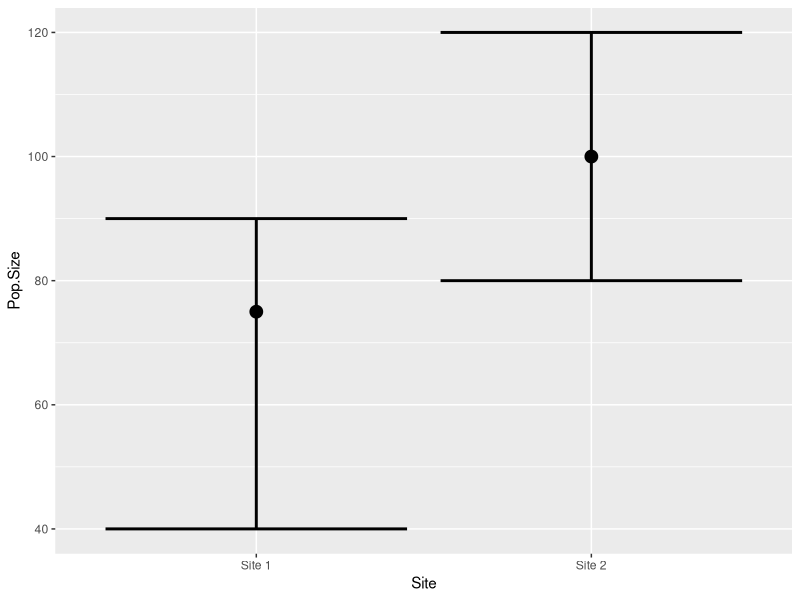
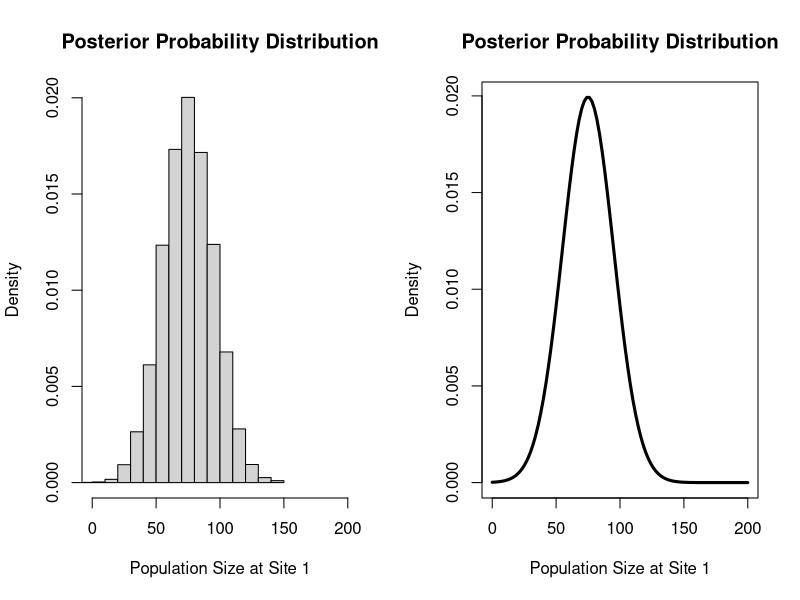
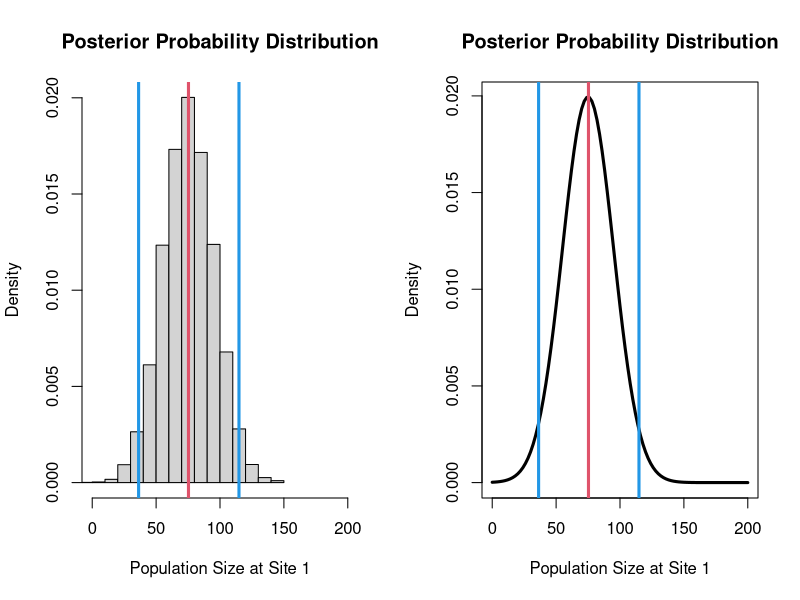
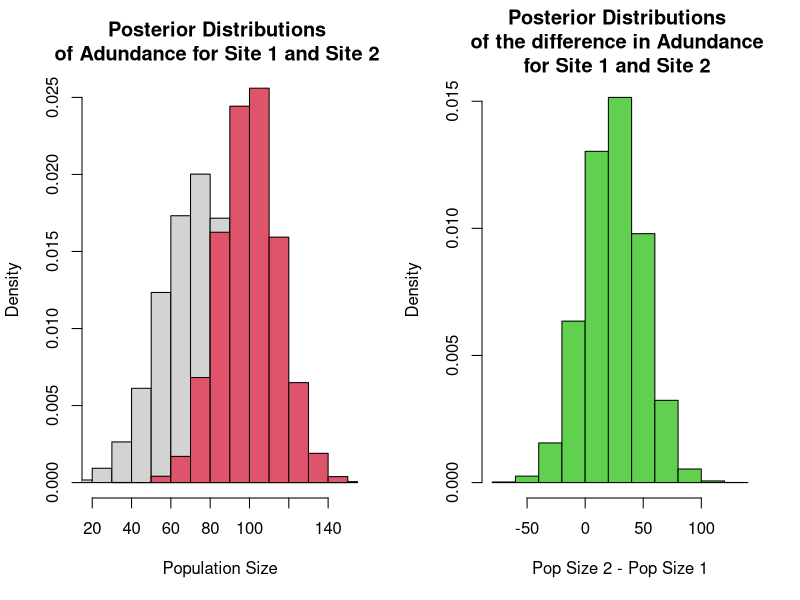
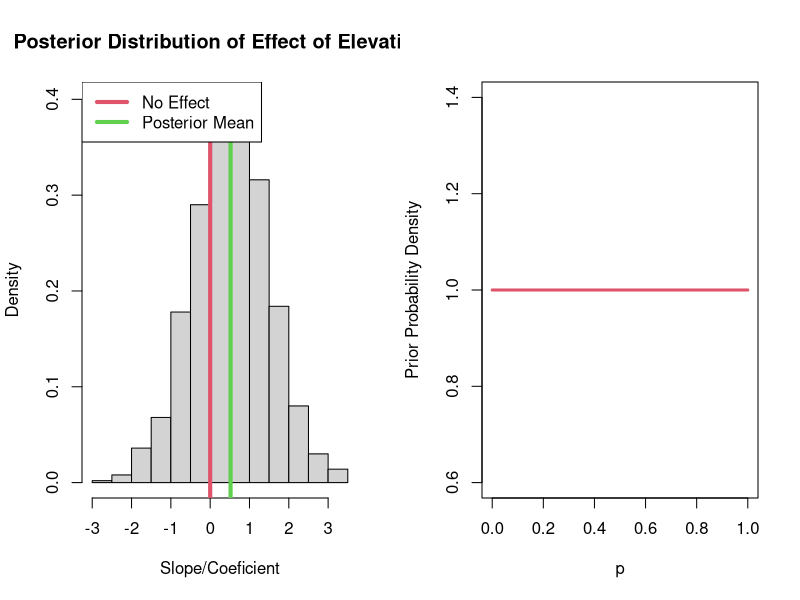
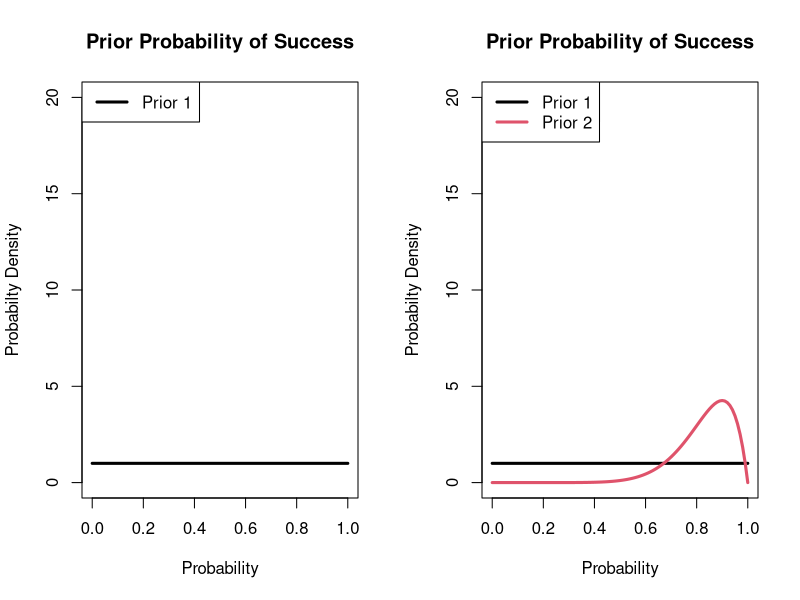
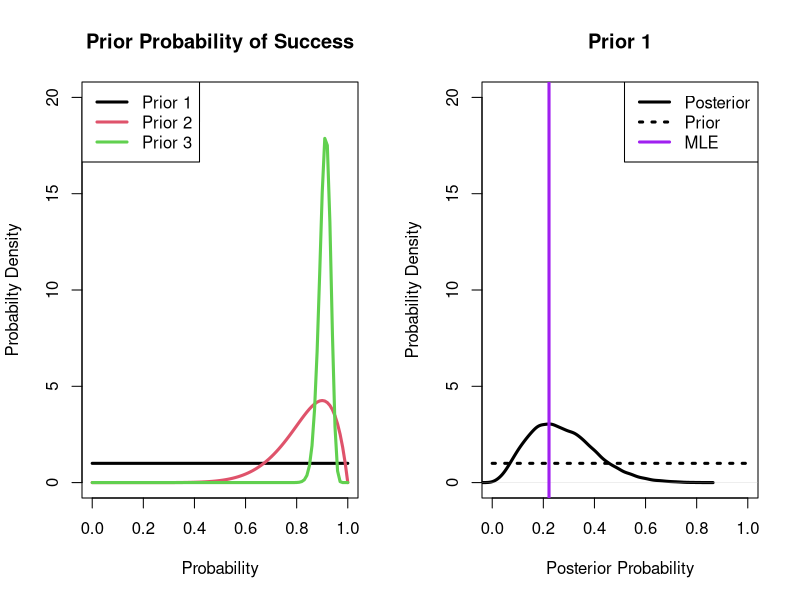
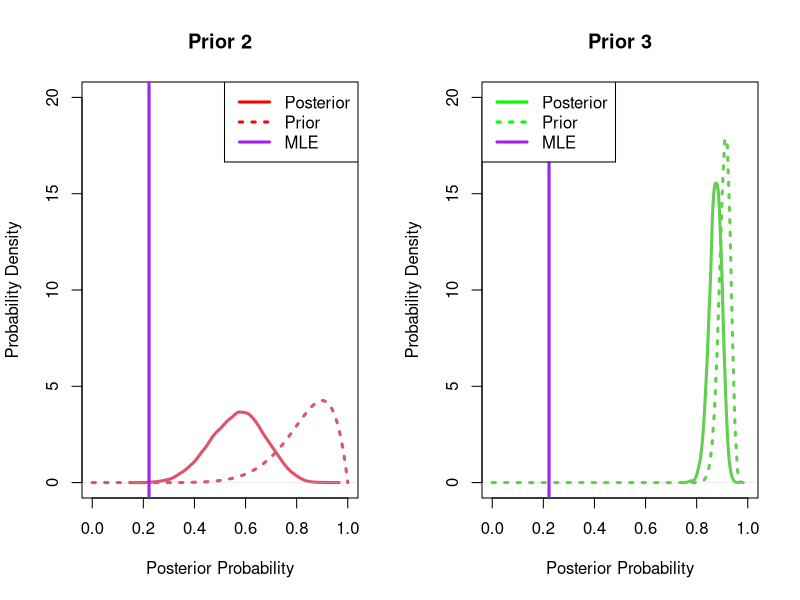

Write R code to recreate these figures, in order.
## ---- eval=TRUE,echo=FALSE-----------------------------------
set.seed(923874)                 # Create example data
data <- data.frame(Site = c("Site 1","Site 2"),
                         Pop.Size = c(75,100),
                         lower = c(40,80),
                         upper = c(90,120))

library("ggplot2")
ggplot(data, aes(Site, Pop.Size)) +        # ggplot2 plot with confidence intervals
  geom_point(cex=4) +
  geom_errorbar(aes(ymin = lower, ymax = upper),size = 1)



## ---- eval=TRUE,echo=FALSE-----------------------------------
set.seed(5435)
rnorm(10,75,20)


## ---- eval=TRUE,echo=FALSE,fig.align='center'----------------
par(mfrow=c(1,2))
set.seed(54354)
post1=rnorm(10000,75,20)
hist(post1,xlim=c(0,200),freq=FALSE,main="Posterior Probability Distribution",xlab="Population Size at Site 1")
curve(dnorm(x,75,20),xlim=c(0,200),main="Posterior Probability Distribution",ylab="Density",lwd=3,xlab="Population Size at Site 1")


## ---- eval=TRUE,echo=FALSE-----------------------------------
set.seed(5435)
rnorm(10,75,20)


## ---- eval=TRUE,echo=FALSE,fig.align='center'----------------
par(mfrow=c(1,2))
hist(post1,xlim=c(0,200),freq=FALSE,main="Posterior Probability Distribution",xlab="Population Size at Site 1")
abline(v=mean(post1),lwd=3,col=2)
abline(v=quantile(post1,probs=c(0.025,0.975)),lwd=3,col=4)
curve(dnorm(x,75,20),xlim=c(0,200),main="Posterior Probability Distribution",ylab="Density",lwd=3,xlab="Population Size at Site 1")
abline(v=mean(post1),lwd=3,col=2)
abline(v=quantile(post1,probs=c(0.025,0.975)),lwd=3,col=4)



## ---- eval=TRUE,echo=FALSE, fig.align='center'---------------
par(mfrow=c(1,2))
set.seed(4345)
post1=post1
post2=rnorm(10000,100,15)
hist(post1,freq=FALSE,xlim=c(20,150),ylim=c(0,0.025),main="Posterior Distributions \nof Adundance for Site 1 and Site 2 ",
     xlab="Population Size")
hist(post2,freq=FALSE,xlim=c(20,150),add=TRUE,col=2)
diff=post2-post1
hist(diff,freq=FALSE,col=3,main="Posterior Distributions \nof the difference in Adundance \nfor Site 1 and Site 2 ",
     xlab="Pop Size 2 - Pop Size 1")


## ---- eval=TRUE,echo=TRUE------------------------------------
diff=post2-post1
length(which(diff>0))/length(diff)


## ---- eval=TRUE,echo=FALSE-----------------------------------
set.seed(5435)
x=seq(-1,1,by=0.1)
y=rnorm(21,mean=1+1*x,sd=1)


## ---- eval=TRUE,echo=TRUE------------------------------------
summary(glm(y~x))


## ---- eval=TRUE,echo=FALSE-----------------------------------
set.seed(543534)
post=rnorm(1000,0.5,1)
hist(post,main="Posterior Distribution of Effect of Elevation",freq = FALSE,xlab="Slope/Coeficient")
abline(v=0, lwd=4,col=2)
abline(v=mean(post), lwd=4,col=3)
legend("topleft",col=c(2,3),lwd=4,legend=c("No Effect", "Posterior Mean"))


## ---- eval=TRUE,echo=TRUE------------------------------------
#Posterior Mean
  mean(post)


## ---- eval=TRUE,echo=TRUE------------------------------------
#Credible/Probability Intervals 
  quantile(post,prob=c(0.025,0.975))


## ---- eval=TRUE,echo=TRUE------------------------------------
# #Probabilty of a postive effect
 length(which(post>0))/length(post)


## ---- eval=TRUE,echo=TRUE------------------------------------
# #Probabilty of a negative effect
 length(which(post<0))/length(post)


## ----eval=TRUE, echo=TRUE------------------------------------
curve(dbeta(x,1,1),xlim=c(0,1),lwd=3,col=2,xlab="p",
      ylab = "Prior Probability Density")


## ----eval=TRUE, echo=TRUE------------------------------------
# Survival outcomes of three adult hippos
  y1=c(0,0,0,0,0,0,0,1,1)
  N1=length(y1)
  mle.p=mean(y1)
  mle.p


## ----eval=TRUE, echo=TRUE------------------------------------
  alpha.prior1=1
  beta.prior1=1


## ----eval=TRUE, echo=FALSE-----------------------------------
#Plot of prior 1
curve(dbeta(x,shape1=alpha.prior1,shape2=beta.prior1),lwd=3,
      xlab="Probability",ylab="Probabilty Density",
      main="Prior Probability of Success",ylim=c(0,20))
legend("topleft",col=c(1,2),legend=c("Prior 1"),lwd=3)


## ----eval=TRUE, echo=TRUE------------------------------------
  alpha.prior2=10
  beta.prior2=2


## ----eval=TRUE, echo=FALSE-----------------------------------
curve(dbeta(x,shape1=alpha.prior1,shape2=beta.prior1),lwd=3,
      xlab="Probability",ylab="Probabilty Density",
      main="Prior Probability of Success",ylim=c(0,20))
legend("topleft",col=c(1,2),legend=c("Prior 1"),lwd=3)
curve(dbeta(x,shape1=alpha.prior2,shape2=beta.prior2),lwd=3,col=2,add=TRUE)
legend("topleft",col=c(1,2),legend=c("Prior 1", "Prior 2"),lwd=3)


## ----eval=TRUE, echo=TRUE------------------------------------
  alpha.prior3=150
  beta.prior3=15


## ----eval=TRUE, echo=FALSE-----------------------------------
curve(dbeta(x,shape1=alpha.prior1,shape2=beta.prior1),lwd=3,
      xlab="Probability",ylab="Probabilty Density",
      main="Prior Probability of Success",ylim=c(0,20))
legend("topleft",col=c(1,2),legend=c("Prior 1"),lwd=3)
curve(dbeta(x,shape1=alpha.prior2,shape2=beta.prior2),lwd=3,col=2,add=TRUE)
curve(dbeta(x,shape1=alpha.prior3,shape2=beta.prior3),lwd=3,col=3,add=TRUE)
legend("topleft",col=c(1,2,3),legend=c("Prior 1", "Prior 2","Prior 3"),lwd=3)



## ----eval=TRUE, echo=TRUE------------------------------------
# Note- the data are the same, but the prior is changing.
# Gibbs sampler
  post.1=rbeta(10000,alpha.prior1+sum(y1),beta.prior1+N1-sum(y1))
  post.2=rbeta(10000,alpha.prior2+sum(y1),beta.prior2+N1-sum(y1))
  post.3=rbeta(10000,alpha.prior3+sum(y1),beta.prior3+N1-sum(y1))


## ----eval=TRUE, echo=FALSE-----------------------------------
plot(density(post.1),ylim=c(0,20),xlim=c(0,1),col=1,lwd=3,main="Prior 1",
     xlab="Posterior Probability",ylab="Probability Density")
curve(dbeta(x,shape1=alpha.prior1,shape2=beta.prior1),
      add=TRUE,col=1,lwd=3,lty=3)
abline(v=mle.p,col="purple",lwd=3)
legend("topright",lwd=3,lty=c(1,3,1),col=c("black","black","purple"),
       legend=c("Posterior","Prior","MLE"))


## ----eval=TRUE, echo=FALSE-----------------------------------
plot(density(post.2),ylim=c(0,20),xlim=c(0,1),col=2,lwd=3,main="Prior 2",
     xlab="Posterior Probability",ylab="Probability Density")
curve(dbeta(x,shape1=alpha.prior2,shape2=beta.prior2),
      add=TRUE,col=2,lwd=3,lty=3)
abline(v=mle.p,col="purple",lwd=3)
legend("topright",lwd=3,lty=c(1,3,1),col=c("red","red","purple"),
       legend=c("Posterior","Prior","MLE"))


## ----eval=TRUE, echo=FALSE-----------------------------------
plot(density(post.3),ylim=c(0,20),xlim=c(0,1),col=3,lwd=3,main="Prior 3",
     xlab="Posterior Probability",ylab="Probability Density")
curve(dbeta(x,shape1=alpha.prior3,shape2=beta.prior3),
      add=TRUE,col=3,lwd=3,lty=3)
abline(v=mle.p,col="purple",lwd=3)
legend("topleft",lwd=3,lty=c(1,3,1),col=c("green","green","purple"),
       legend=c("Posterior","Prior","MLE"))


## ----eval=TRUE, echo=TRUE------------------------------------
y2=c(0,0,0,0,0,0,0,1,1,1,1,1,1,1,1,1,1,1,1,1,0,
     1,1,1,1,1,1,1,1,1,1,1,1,1,1,1,1,1,1,1)
length(y2)


## ----eval=TRUE, echo=FALSE-----------------------------------
N2=length(y2)

mle.p=mean(y2)

post.4=rbeta(10000,alpha.prior1+sum(y2),beta.prior1+N2-sum(y2))
post.5=rbeta(10000,alpha.prior2+sum(y2),beta.prior2+N2-sum(y2))
post.6=rbeta(10000,alpha.prior3+sum(y2),beta.prior3+N2-sum(y2))

plot(density(post.4),ylim=c(0,20),xlim=c(0,1),col=1,lwd=3,main="Prior 1",
     xlab="Posterior Probability",ylab="Probability Density")
curve(dbeta(x,shape1=alpha.prior1,shape2=beta.prior1),
      add=TRUE,col=1,lwd=3,lty=3)
abline(v=mle.p,col="purple",lwd=3)
legend("topleft",lwd=3,lty=c(1,3,1),col=c("black","black","purple"),
       legend=c("Posterior","Prior","MLE"))


## ----eval=TRUE, echo=FALSE-----------------------------------
plot(density(post.5),ylim=c(0,20),xlim=c(0,1),col=2,lwd=3,main="Prior 2",
     xlab="Posterior Probability",ylab="Probability Density")
curve(dbeta(x,shape1=alpha.prior2,shape2=beta.prior2),
      add=TRUE,col=2,lwd=3,lty=3)
abline(v=mle.p,col="purple",lwd=3)
legend("topleft",lwd=3,lty=c(1,3,1),col=c("red","red","purple"),
       legend=c("Posterior","Prior","MLE"))


## ----eval=TRUE, echo=FALSE-----------------------------------
plot(density(post.6),ylim=c(0,20),xlim=c(0,1),col=3,lwd=3,main="Prior 3",
     xlab="Posterior Probability",ylab="Probability Density")
curve(dbeta(x,shape1=alpha.prior3,shape2=beta.prior3),
      add=TRUE,col=3,lwd=3,lty=3)
abline(v=mle.p,col="purple",lwd=3)
legend("topleft",lwd=3,lty=c(1,3,1),col=c("green","green","purple"),
       legend=c("Prior 1","Prior 2","Prior 3"))



## ----eval=TRUE, echo=FALSE-----------------------------------
par(mfrow=c(1,2))
plot(density(post.1),ylim=c(0,20),xlim=c(0,1),col=1,lwd=3,main="Small Data",
     xlab="Posterior Probability",ylab="Probability Density")
#curve(dbeta(x,shape1=alpha1,shape2=beta1),
#      add=TRUE,col=1,lwd=3,lty=3)
#abline(v=mle.p,col="purple",lwd=3)

lines(density(post.2),ylim=c(0,20),xlim=c(0,1),col=2,lwd=3)
#curve(dbeta(x,shape1=alpha2,shape2=beta2),
#      add=TRUE,col=2,lwd=3,lty=3)
#abline(v=mle.p,col="purple",lwd=3)

lines(density(post.3),ylim=c(0,20),xlim=c(0,1),col=3,lwd=3)
#curve(dbeta(x,shape1=alpha3,shape2=beta3),
#      add=TRUE,col=3,lwd=3,lty=3)
#abline(v=mle.p,col="purple",lwd=3)
legend("topleft",lwd=3,lty=c(1,1,1),col=c("black","red","green"),
       legend=c("Prior 1","Prior 2","Prior 3"))

#################
plot(density(post.4),ylim=c(0,20),xlim=c(0,1),col=1,lwd=3,main="More Data",
     xlab="Posterior Probability",ylab="Probability Density")
#curve(dbeta(x,shape1=alpha1,shape2=beta1),
#      add=TRUE,col=1,lwd=3,lty=3)
#abline(v=mle.p,col="purple",lwd=3)

lines(density(post.5),ylim=c(0,20),xlim=c(0,1),col=2,lwd=3)
#curve(dbeta(x,shape1=alpha2,shape2=beta2),
#      add=TRUE,col=2,lwd=3,lty=3)
#abline(v=mle.p,col="purple",lwd=3)

lines(density(post.6),ylim=c(0,20),xlim=c(0,1),col=3,lwd=3)
#curve(dbeta(x,shape1=alpha3,shape2=beta3),
#      add=TRUE,col=3,lwd=3,lty=3)
#abline(v=mle.p,col="purple",lwd=3)
legend("topleft",lwd=3,lty=c(1,1,1),col=c("black","red","green"),
       legend=c("Prior 1","Prior 2","Prior 3"))
